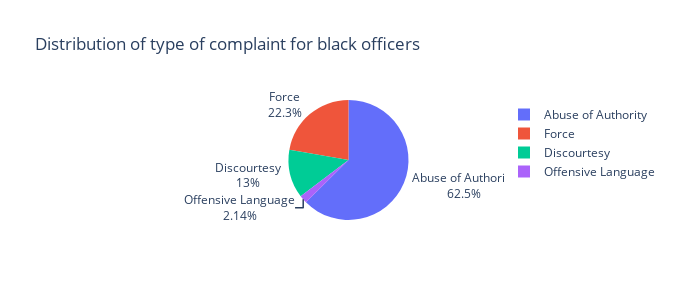

Write notebook code for a chart like this one.
### Code cell
print(dfOB.groupby('fado_type').count()['complaint_id'])
fig = px.pie(dfOB,'fado_type',title='Distribution of type of complaint for black officers',width=700, height=300)
fig=fig.update_traces(textinfo="percent+label")
fig.show()

### Figure 1 — Plotly figure (JSON) as saved in the notebook; plotly's stock layout.template omitted (floating-point values rounded to 4 significant figures; data arrays with more than 128 entries replaced by an {"elided": "..."} marker saying what was removed)
{"data": [{"domain": {"x": [0, 1], "y": [0, 1]}, "hovertemplate": "fado_type=%{label}<extra></extra>", "labels": {"elided": "4715 str values"}, "legendgroup": "", "name": "", "showlegend": true, "textinfo": "percent+label", "type": "pie"}], "layout": {"height": 300, "legend": {"tracegroupgap": 0}, "title": {"text": "Distribution of type of complaint for black officers"}, "width": 700}}
